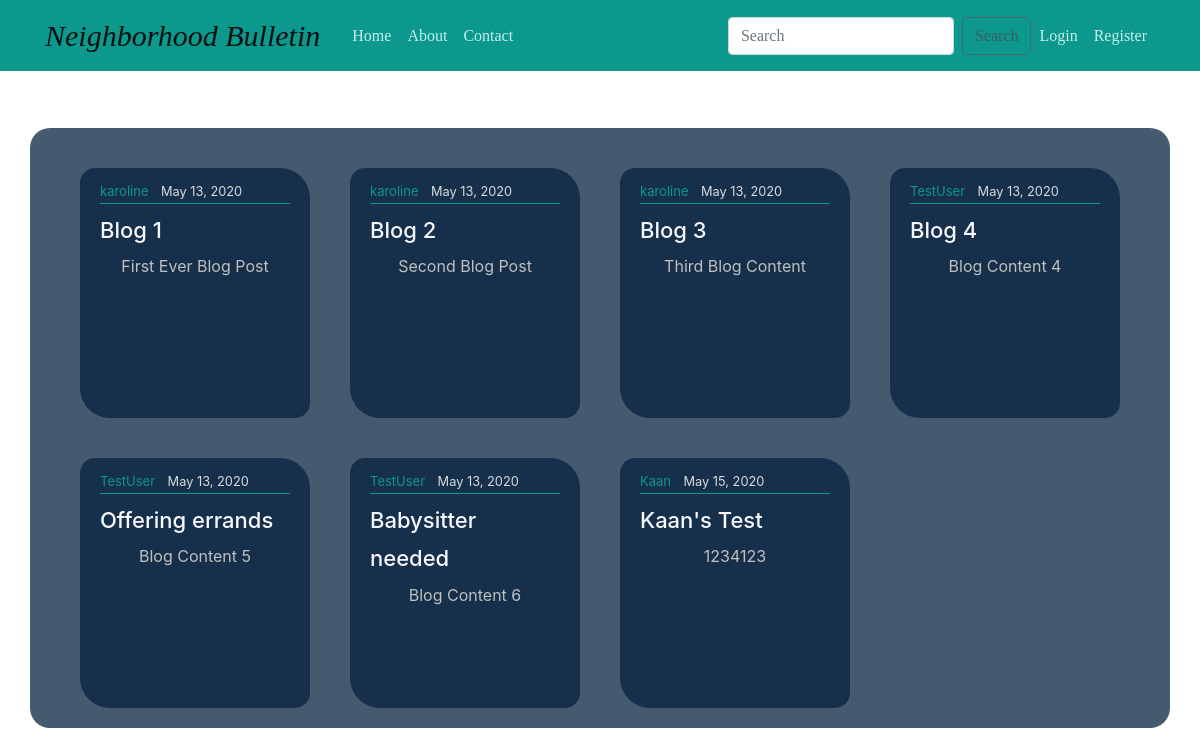
The page / on the database its author committed.
### blog/models.py (models this page shows, shortened)
class Post(models.Model):
    title = models.CharField(max_length=100)
    content = models.TextField()
    date_posted = models.DateTimeField(default=timezone.now)
    author = models.ForeignKey(User, on_delete=models.CASCADE)

### blog/views.py (the view)
# urls.py: path('',views.home, name='blog-home'),
def home(request):
    context = {
        'posts': Post.objects.all()
    }
    return render(request, 'blog/home.html', context)

### blog/templates/blog/home.html
{% extends "blog/base.html" %}
{% block content %}
  {% for post in posts %}
    <article class="media content-section">
        <div class="media-body">
          <div class="article-metadata">
            <a class="mr-2" href="{{ user.userprofile }}">{{ post.author }}</a>
            <small class="text-muted">{{ post.date_posted|date:"F d, Y" }}</small>
          </div>
          <h2><a class="article-title" href="{% url 'post-detail' post.pk %}">{{ post.title }}</a></h2>
          <p class="article-content">{{ post.content }}</p>
        </div>
      </article>
  {% endfor %}
{% endblock content %}

### blog/templates/blog/base.html (shortened to what this page needs)
{% load static %}
<!DOCTYPE html>
<html lang="en" dir="ltr">
  <head>
  <link rel="stylesheet" href="https://maxcdn.bootstrapcdn.com/bootstrap/4.0.0/css/bootstrap.min.css">
  <link rel="stylesheet" type="text/css" href="{% static 'blog/main.css' %}">
  </head>
  <body>
    <header class="site-header">
      <nav class="navbar navbar-expand-md navbar-light fixed-top justify-content-between" style ="background-color:#0c988d">
        <div class="container">
          <a class="navbar-brand mr-4" href="{% url 'blog-home' %}">Neighborhood Bulletin</a>
          <div class="collapse navbar-collapse" id="navbarToggle">
            <div class="navbar-nav mr-auto">
              <a class="nav-item nav-link" href="{% url 'blog-home' %}">Home</a>
              <a class="nav-item nav-link" href="{% url 'blog-about' %}">About</a>
              <a class="nav-item nav-link" href="{% url 'blog-contact' %}">Contact</a>
            </div>
            <form class="form-inline">
              <input class="form-control mr-sm-2" type="search" placeholder="Search" aria-label="Search">
              <button class="btn btn-outline-success my-2 my-sm-0" type="submit">Search</button>
            </form>
            {% if user.is_authenticated %}
            <a class="nav-item nav-link" href="{% url 'profile' %}">Welcome, {{ user.first_name }}</a>
            <a class="nav-item nav-link" href="{% url 'logout' %}">Logout</a>
            {% else %}
            <div class="navbar-nav">
              <a class="nav-item nav-link" href="{% url 'login' %}">Login</a>
              <a class="nav-item nav-link" href="{% url 'register' %}">Register</a>
            {% endif %}
            </div>
          </div>
        </div>
      </nav>
    </header>
    <br><br>
    <main role="main" class="container">
    <div class="row">
      <div class="col-md-8">
        {% block content %}{% endblock %}
      </div>
  </main>
  </body>
</html>

### blog/static/blog/main.css (style rules this page uses)
body { background: #fafafa; color: #fafafa; margin-top: 5rem; }
h2 .article-title { color: ghostwhite; font-size: 22px; }
.site-header .navbar-nav .nav-link { color: #c3f0ec; }
.content-section { background: #06213dbd; padding: 10px 20px; border-radius: 15px 30px; margin-bottom: 20px; float: left; margin: 20px; height: 250px; width: 230px; }
.article-content { white-space: pre-line; }
.article-metadata { padding-bottom: 1px; margin-bottom: 4px; border-bottom: 1px solid #0c988d }
.mr-2 { color: #0c988d; font-size: small; }
p { margin-top: 0; margin-bottom: 1rem; color: silver; }
.col-md-8 { flex: 0 0 100%; max-width: 100%; }
.text-muted { color: #6c757d!important; text-align: right; margin: 27px; }
nav.navbar.navbar-expand-md.navbar-light.fixed-top.justify-content-between { background-color: #0c988d; font-size: 16px; font-family: cursive; color: beige; }
.navbar-light .navbar-brand { color: rgba(0,0,0,.9); font-size: 30px; font-style: oblique; }
.btn-outline-success { color: #495057c7; background-color: transparent; background-image: none; border-color: #545b62c9; }
.text-muted { color: #d9dbdc!important; text-align: left; margin-top: 10px; margin-left: auto; }
.col-md-8 { flex: 0 0 100%; max-width: 100%; background: #06213dbd; border-radius: 20px; padding-top: 20px; padding-left: 30px; }
.text-center, p { text-align: center!important; }

### rows shown on the page
Post: author "karoline", date_posted "May 13, 2020", title "Blog 1", content "First Ever Blog Post"
Post: author "karoline", date_posted "May 13, 2020", title "Blog 2", content "Second Blog Post"
Post: author "karoline", date_posted "May 13, 2020", title "Blog 3", content "Third Blog Content"
Post: author "TestUser", date_posted "May 13, 2020", title "Blog 4", content "Blog Content 4"
Post: author "TestUser", date_posted "May 13, 2020", title "Offering errands", content "Blog Content 5"
Post: author "TestUser", date_posted "May 13, 2020", title "Babysitter needed", content "Blog Content 6"
Post: author "Kaan", date_posted "May 15, 2020", title "Kaan's Test", content "1234123"
